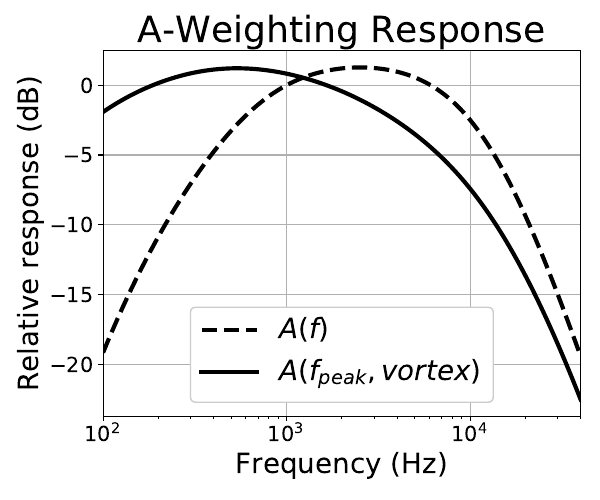

This figure's Python source:
#Plot A-weighting response function, and dBA offset as a function of vortex-noise peak frequency

import os
import sys
sys.path.append(os.path.abspath(os.path.dirname(__file__) + '/../..'))

import numpy as np
from gpkit import ureg
from matplotlib import pyplot as plt
from noise_models import noise_weighting

#Computations
f_peak_array = np.logspace(np.log10(100),np.log10(40000),100)*ureg.turn/ureg.s
A_weighting_response_function = np.zeros(np.size(f_peak_array))
vortex_dBA_offset = np.zeros(np.size(f_peak_array))

A_weighting_response_function = noise_weighting(f_peak_array,
	A_weighting_response_function,type="A")

for i,f_peak in enumerate(f_peak_array):
	
	spectrum = {}
	spectrum["f"] = f_peak*[0.5,1,2,4,8,16]
	spectrum["SPL"] = -np.array([7.92,4.17,8.33,8.75,12.92,13.33])

	spectrum["SPL"] = noise_weighting(spectrum["f"],spectrum["SPL"],type="A")
	
	fr = (spectrum["f"]/f_peak).to(ureg.dimensionless) #frequency ratio array

	weighted_p_ratio_squared = 0

	for j in range(0,np.size(fr)-1):
		fr1 = fr[j]
		fr2 = fr[j+1]
		SPL1 = spectrum["SPL"][j]
		SPL2 = spectrum["SPL"][j+1]

		a = (SPL2-SPL1)/(np.log10(fr2)-np.log10(fr1))
		b = SPL2 - a*np.log10(fr2)

		leading_term = (10**(b/10))/((a/10) + 1)
		fr_term = fr2**((a/10) + 1) - fr1**((a/10) + 1)

		weighted_p_ratio_squared += leading_term*fr_term

	vortex_dBA_offset[i] = 10*np.log10(weighted_p_ratio_squared)


# Plotting commands
plt.ion()
fig1 = plt.figure(figsize=(12,6), dpi=80)
plt.rc('axes', axisbelow=True)
plt.show()


plt.plot(f_peak_array.to(ureg.turn/ureg.s).magnitude,A_weighting_response_function,
	'k--',linewidth=3,label="$A(f)$")
plt.plot(f_peak_array.to(ureg.turn/ureg.s).magnitude,vortex_dBA_offset,
	'k-',linewidth=3,label="$A(f_{peak}, vortex)$")

plt.xlim(xmin=np.min(f_peak_array.to(ureg.turn/ureg.s).magnitude),
	xmax=np.max(f_peak_array.to(ureg.turn/ureg.s).magnitude))
plt.xscale("log")
plt.grid()
plt.xlabel('Frequency (Hz)', fontsize = 20)
plt.ylabel('Relative response (dB)', fontsize = 20)
plt.legend(fontsize = 20, loc="lower center")
plt.title("A-Weighting Response", fontsize = 26)
plt.tight_layout()
plt.savefig('dBA_offsets.pdf')
